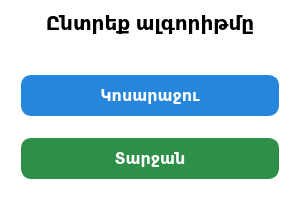
<?xml version="1.0" encoding="UTF-8"?>
<ui version="4.0">
 <class>AlgorithmPickerDialog</class>
 <widget class="QDialog" name="AlgorithmPickerDialog">
  <property name="geometry">
   <rect>
    <x>0</x>
    <y>0</y>
    <width>300</width>
    <height>200</height>
   </rect>
  </property>
  <property name="minimumSize">
   <size>
    <width>300</width>
    <height>200</height>
   </size>
  </property>
  <property name="maximumSize">
   <size>
    <width>300</width>
    <height>200</height>
   </size>
  </property>
  <property name="windowTitle">
   <string>Ալգորիթմի ընտրություն</string>
  </property>
  <property name="styleSheet">
   <string notr="true">QLabel {
	font-weight: bold;
	font-size: 20px;
}

QDialog {
	background-color: white;
}

QPushButton {
	margin: 10px;
}</string>
  </property>
  <layout class="QVBoxLayout" name="verticalLayout">
   <property name="spacing">
    <number>2</number>
   </property>
   <item>
    <widget class="QLabel" name="label">
     <property name="styleSheet">
      <string notr="true">font-weight: bold;</string>
     </property>
     <property name="text">
      <string>Ընտրեք ալգորիթմը</string>
     </property>
     <property name="alignment">
      <set>Qt::AlignCenter</set>
     </property>
    </widget>
   </item>
   <item>
    <spacer name="verticalSpacer">
     <property name="orientation">
      <enum>Qt::Vertical</enum>
     </property>
     <property name="sizeHint" stdset="0">
      <size>
       <width>20</width>
       <height>80</height>
      </size>
     </property>
    </spacer>
   </item>
   <item>
    <widget class="QPushButton" name="kosarajuButton">
     <property name="styleSheet">
      <string notr="true">QPushButton {
	font-weight: bold;
	border-radius: 10px;
	border: 1px solid #2586db;
	background-color: #2586db;
	color: white;
	padding-left: 10px;
	padding-right: 10px;
	font-size: 16px;
	padding-top: 10px;
	padding-bottom: 10px;
	margin-bottom: 10px;
}

QPushButton:hover {
	background-color: #73c5f5;
}

QPushButton:pressed {
	background-color: #1490d9;
}</string>
     </property>
     <property name="text">
      <string>Կոսարաջու</string>
     </property>
    </widget>
   </item>
   <item>
    <spacer name="verticalSpacer_3">
     <property name="orientation">
      <enum>Qt::Vertical</enum>
     </property>
     <property name="sizeHint" stdset="0">
      <size>
       <width>20</width>
       <height>20</height>
      </size>
     </property>
    </spacer>
   </item>
   <item>
    <spacer name="horizontalSpacer">
     <property name="orientation">
      <enum>Qt::Horizontal</enum>
     </property>
     <property name="sizeHint" stdset="0">
      <size>
       <width>40</width>
       <height>0</height>
      </size>
     </property>
    </spacer>
   </item>
   <item>
    <widget class="QPushButton" name="tarjanButton">
     <property name="styleSheet">
      <string notr="true">QPushButton {
	font-weight: bold;
	border-radius: 10px;
	border: 1px solid #2e8f48;
	background-color: #2e8f48	;
	color: white;
	padding-left: 10px;
	padding-right: 10px;
	font-size: 16px;
	padding-top: 10px;
	padding-bottom: 10px;
	margin-bottom: 10px;
}

QPushButton:hover {
	background-color: #75d191;
}

QPushButton:pressed {
	background-color: #0acf46;
}</string>
     </property>
     <property name="text">
      <string>Տարջան</string>
     </property>
    </widget>
   </item>
   <item>
    <spacer name="verticalSpacer_2">
     <property name="orientation">
      <enum>Qt::Vertical</enum>
     </property>
     <property name="sizeHint" stdset="0">
      <size>
       <width>20</width>
       <height>0</height>
      </size>
     </property>
    </spacer>
   </item>
  </layout>
 </widget>
 <resources/>
 <connections/>
</ui>
